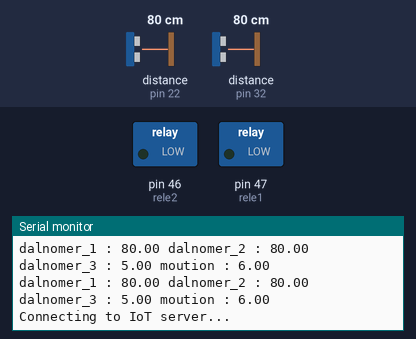
The sketch below on a simulated Arduino Mega 2560, built with avr-gcc and run on an emulated ATmega2560. Parts: switched loads named in the sketch (green lamp = pin HIGH), the last lines printed to the serial monitor. Wiring (inferred from the names in the program): 2 × ultrasonic range finder: trigger pin 23, echo pin 22 / trigger pin 33, echo pin 32. The inputs (shaded band) are chosen by the test bench; at power-on: distance to the obstacle (sensors on pin 22, pin 32) 80 cm. The echo pulse lasts 58.3 µs per cm; WiFi joins after 1.5 s; servers stay silent unless stated; uploads are accepted with an empty reply; pins used as bus, display or sensor lines are not drawn.

Above: at 3.7 s.
3.8 s: distance to the obstacle (sensor on pin 22) set to 2 cm
At 4.44 s:
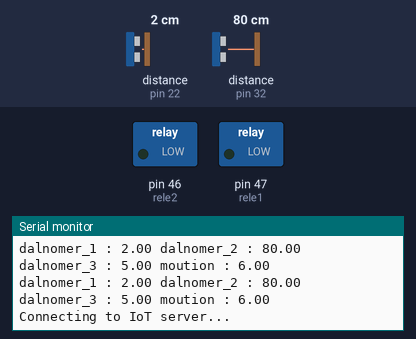
5.9 s: distance to the obstacle (sensor on pin 32) set to 2 cm
At 6.19 s:
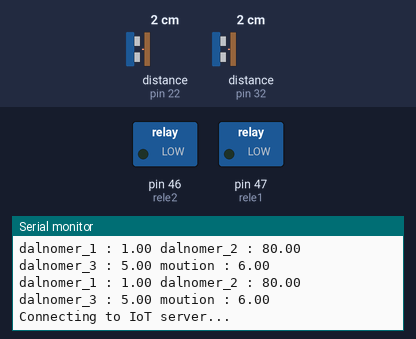
8.0 s: distance to the obstacle (sensor on pin 22) set to 250 cm
At 8.27 s:
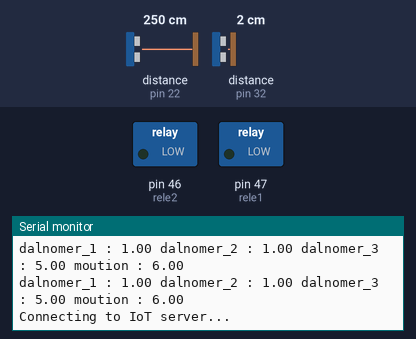
11.0 s: distance to the obstacle (sensor on pin 32) set to 18 cm
At 11.15 s:
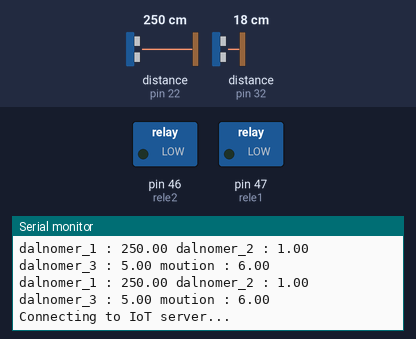
Timing chart, 0 to 14.0 s (numbered marks = the images above; inputs shaded):
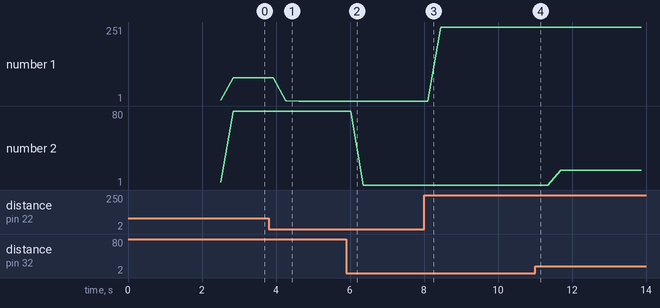

Measured:
- after the input at 3.8 s, the serial monitor: prints a new line after 0.47 s (image 1)
- plotted number 1: 1 → 250 after the input at 8.0 s
- plotted number 2: 1 → 17 after the input at 11.0 s

The sketch:

Internet_2018_podgotovkaKnac_and_sandist.ino
```cpp
//#include <DHT.h>
//#include <OneWire.h>
//#include <DallasTemperature.h>
#include <Ethernet.h>
#include <ArduinoJson.h>
//#include <Servo.h>
#include <SPI.h>
/*
// Датчики температуры почвы
#define DS18B20_1 A1
#define DS18B20_2 A2
OneWire oneWire1(DS18B20_1);
OneWire oneWire2(DS18B20_2);
DallasTemperature ds_sensor1(&oneWire1);
DallasTemperature ds_sensor2(&oneWire2);

// Датчики температуры и влажности воздуха
#define DHTPIN 9
#define DHTTYPE DHT11
DHT dht(DHTPIN, DHTTYPE);

// Датчики влажности почвы и освещенности
#define MOISTURE_1 A3
#define MOISTURE_2 A4
#define LIGHT A0


// Выход ШИМ
#define PWM_LED 4

// Сервомоторы
#define Servo_PIN 7
Servo servo_1;
*/

// Выходы реле
#define rele2 46
#define rele1 47

//Входы - выходы дальномеров
#define trigPin_1 23
#define echoPin_1 22
#define trigPin_2 33
#define echoPin_2 32

int OUTPUT_count = 4;
int OUTPUT_pin[] = {rele1, rele2, trigPin_1, trigPin_2};

// Настройки сетевого адаптера
byte mac[] = { 0xDE, 0xAD, 0xBE, 0xEF, 0xFE, 0xED };
// Local IP if DHCP fails
IPAddress ip(192, 168, 1,65);
IPAddress dnsServerIP(192, 168, 12, 1);
IPAddress gateway(192, 168, 1,65);
IPAddress subnet(255, 255, 255, 0);
EthernetClient client;

// Частота вызова функций
#define DIGITAL_UPDATE_TIME 3000
#define ANALOG_UPDATE_TIME 1000
#define IOT_UPDATE_TIME 10

// Таймеры
long timer_digital = 0;
long timer_analog = 0;
long timer_iot = 0;

// Параметры сервера
char IPserver[] = "192.168.1.8";
IPAddress iot_address(192,168,1,4);
char appKey[] = "511d1de0-3f48-47c4-8fd6-f4760443da27";
char thingName[] = "Thing_test";
char serviceName[] = "Service_test";

int barier = 0;
// Число параметров
#define sensorCount 4
char* sensorNames[] = {"dalnomer_1", "dalnomer_2", "dalnomer_3", "moution"};
float sensorValues[sensorCount];
// Датчики
#define dalnomer_1     0
#define dalnomer_2     1
#define dalnomer_3     2
#define moution        3
/*
#define dht11_temp     0
#define dht11_hum      1
#define sensor_light   2
#define ds18b20_temp1  3
#define ds18b20_temp2  4
#define soil_moisture1 5
#define soil_moisture2 6*/

// Максимальное время ожидания ответа от сервера
#define IOT_TIMEOUT1 5000
#define IOT_TIMEOUT2 100

// Таймер ожидания прихода символов с сервера
long timer_iot_timeout = 0;

// Размер приемного буффера
#define BUFF_LENGTH 256

// Приемный буфер
char buff[BUFF_LENGTH] = "";

void setup()
{
  for (int i =0; i<sensorCount; i++)sensorValues[i]=i+3;
  // Инициализация последовательного порта
  Serial.begin(115200);
  delay(1000);
  /*
  // Инициализация датчиков температуры DS18B20
  ds_sensor1.begin();
  ds_sensor2.begin();
  // Инициализация датчика DHT11
  dht.begin();
  */


  // Инициализация выходов реле
  /*
  pinMode(nagr, OUTPUT);
  pinMode(pomp, OUTPUT);
  pinMode(light, OUTPUT);
  pinMode(RELAY4, OUTPUT);

  pinMode(trigPin, OUTPUT);
  */
  for (int i=0; i < OUTPUT_count; i++)pinMode(OUTPUT_pin[i], OUTPUT);

  pinMode(echoPin_1, INPUT);
  pinMode(echoPin_2, INPUT);
  // Инициализация портов для управления сервомоторами
  //servo_1.attach(Servo_PIN);
  // Инициализация сетевой платы
  if (Ethernet.begin(mac) == 0)
  {
    Serial.println("Failed to configure Ethernet using DHCP");
    Ethernet.begin(mac, ip, dnsServerIP, gateway, subnet);
  }
  Serial.print("LocalIP: ");
  Serial.println(Ethernet.localIP());
  Serial.print("SubnetMask: ");
  Serial.println(Ethernet.subnetMask());
  Serial.print("GatewayIP: ");
  Serial.println(Ethernet.gatewayIP());
  Serial.print("dnsServerIP: ");
  Serial.println(Ethernet.dnsServerIP());
  Serial.println("");
  /*
  // Однократный опрос датчиков
  readSensorDigital();
  readSensorAnalog();
  // Установка сервомотора в крайнее положение
  servo_1.write(90);
  */
}

void loop()
{
/*
  // Опрос датчика DHT11
  if (millis() > timer_digital + DIGITAL_UPDATE_TIME)
  {
    // Опрос датчиков
    readSensorDigital();
    // Сброс таймера
    timer_digital = millis();
  }
  // Опрос аналоговых датчиков
  if (millis() > timer_analog + ANALOG_UPDATE_TIME)
  {
    // Опрос датчиков
    readSensorAnalog();
    // Сброс таймера
    timer_analog = millis();
  }
*/

  //Вывод данных в монитор порта
  for (int i=0; i<sensorCount;i++)Serial.print(String(sensorNames[i])+ " : " + String(sensorValues[i]) + " ");
  Serial.println();

  // Вывод данных на сервер IoT
  if (millis() > timer_iot + IOT_UPDATE_TIME)
  {
    // Вывод данных на сервер IoT
    readDalnomer(trigPin_1, echoPin_1, dalnomer_1);
    readDalnomer(trigPin_2, echoPin_2, dalnomer_2);
    sendDataIot();
    // Сброс таймера
    timer_iot = millis();
  }
}

/*
// Чтение датчика DHT11
void readSensorDigital()
{
  // DHT11
  sensorValues[dht11_hum] = dht.readHumidity();
  sensorValues[dht11_temp] = dht.readTemperature();

  // DS18B20
  ds_sensor1.requestTemperatures();
  sensorValues[ds18b20_temp1] = ds_sensor1.getTempCByIndex(0);

  // DS18B20
  ds_sensor2.requestTemperatures();
  sensorValues[ds18b20_temp2] = ds_sensor2.getTempCByIndex(0);
}

// Чтение аналоговых датчиков
void readSensorAnalog()
{
  // Аналоговые датчики
  sensorValues[sensor_light] = (1023.0 - analogRead(LIGHT)) / 1023.0 * 100.0;
  sensorValues[soil_moisture1] = analogRead(MOISTURE_1) / 1023.0 * 100.0;
  sensorValues[soil_moisture2] = analogRead(MOISTURE_2) / 1023.0 * 100.0;
}
*/

void readDalnomer (int trig_Pin, int echo_Pin, int sensor_id){
  int duration;
  digitalWrite(trig_Pin, LOW);
  delayMicroseconds(2);
  digitalWrite(trig_Pin, HIGH);
  delayMicroseconds(10);
  digitalWrite(trig_Pin, LOW);
  duration = pulseIn(echo_Pin, HIGH);
  sensorValues[sensor_id] = duration / 58;
}

// Подключение к серверу IoT ThingWorx
void sendDataIot()
{
  // Подключение к серверу
  Serial.println("Connecting to IoT server...");
  if (client.connect(iot_address, 8080))
  {
    // Проверка установления соединения
    if (client.connected())
    {
      // Отправка заголовка сетевого пакета
      Serial.println("Sending data to IoT server...\n");
      Serial.print("POST /Thingworx/Things/");
      client.print("POST /Thingworx/Things/");
      Serial.print(thingName);
      client.print(thingName);
      Serial.print("/Services/");
      client.print("/Services/");
      Serial.print(serviceName);
      client.print(serviceName);
      Serial.print("?appKey=");
      client.print("?appKey=");
      Serial.print(appKey);
      client.print(appKey);
      Serial.print("&method=post&x-thingworx-session=true");
      client.print("&method=post&x-thingworx-session=true");
      // Отправка данных с датчиков
      for (int idx = 0; idx < sensorCount; idx ++)
      {
        Serial.print("&");
        client.print("&");
        Serial.print(sensorNames[idx]);
        client.print(sensorNames[idx]);
        Serial.print("=");
        client.print("=");
        Serial.print(sensorValues[idx]);
        client.print(sensorValues[idx]);
      }
      // Закрываем пакет
      Serial.println(" HTTP/1.1");
      client.println(" HTTP/1.1");
      Serial.println("Accept: application/json");
      client.println("Accept: application/json");
      Serial.print("Host: ");
      client.print("Host: ");
      Serial.println(IPserver);
      client.println(IPserver);
      Serial.println("Content-Type: application/json");
      client.println("Content-Type: application/json");
      Serial.println();
      client.println();

      // Ждем ответа от сервера
      timer_iot_timeout = millis();
      while ((client.available() == 0) && (millis() < timer_iot_timeout + IOT_TIMEOUT1));

      // Выводим ответ от сервера, и, если медленное соединение, ждем выход по таймауту
      int iii = 0;
      bool currentLineIsBlank = true;
      bool flagJSON = false;
      timer_iot_timeout = millis();
      while ((millis() < timer_iot_timeout + IOT_TIMEOUT2) && (client.connected()))
      {
        while (client.available() > 0)
        {
          char symb = client.read();
          Serial.print(symb);
          if (symb == '{')
          {
            flagJSON = true;
          }
          else if (symb == '}')
          {
            flagJSON = false;
          }
          if (flagJSON == true)
          {
            buff[iii] = symb;
            iii ++;

          }

          timer_iot_timeout = millis();
        }
      }
      buff[iii] = '}';
      buff[iii + 1] = '\0';
      Serial.println(buff);
      // Закрываем соединение
      client.stop();


      // Расшифровываем параметры
      StaticJsonBuffer<BUFF_LENGTH> jsonBuffer;
      JsonObject& json_array = jsonBuffer.parseObject(buff);
      if (json_array.success())
      {
      barier = json_array["barier"];
      Serial.println("Nagr state:  " + String(barier));
      /*
      int window_state = json_array["window_state"];
      int light_state = json_array["light_state"];
      int nagr_state = json_array["nagr_state"];
      Serial.println("Pump state:  " + String(pump_state));
      Serial.println("Light state: " + String(light_state));
      Serial.println("Window state:" + String(window_state));
      */
      }
      // Делаем управление устройствами
      controlDevices();

      Serial.println("Packet successfully sent!");
      Serial.println();
    }
  }
}

// Управление исполнительными устройствами
void controlDevices()
{
  if (barier==1) {
    digitalWrite(rele1, LOW);
    digitalWrite(rele2, HIGH);
  }
  else if (barier==-1){
    digitalWrite(rele1, HIGH);
    digitalWrite(rele2, LOW);
  }

}
```
